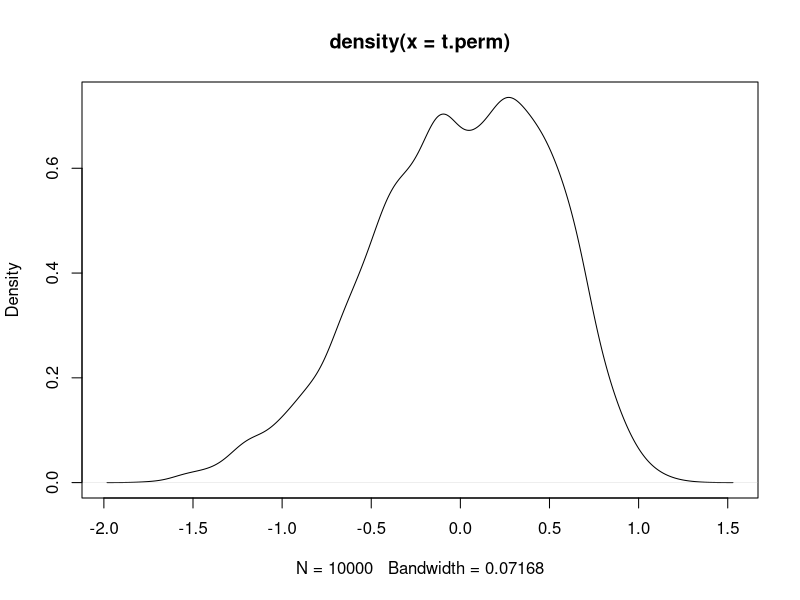
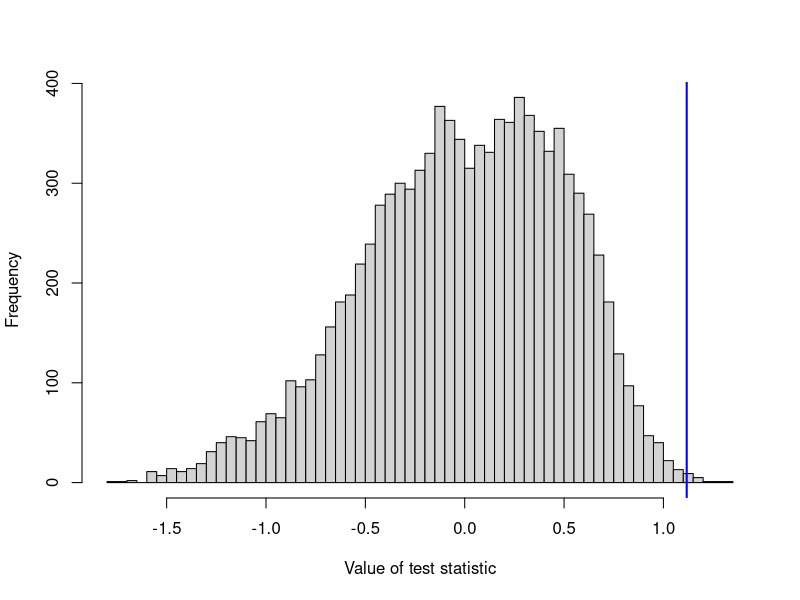

These figures' R source, in order:
# test=function(x1,x2,alt,K=1000) {
#     x = c(x1, x2)
#     ranghi = rank(x)
#     n1 = length(x1)
#     n2 = length(x2)
#     n = n1 + n2
#     t.ob = sum(ranghi[1:n1]) * 1/n1 - sum(ranghi[(n1+1):n]) * 1/n2
#     t.perm = vector(, K)
#     for (k in 1:K){
#       x.perm = sample(ranghi)
#       x1.perm = x.perm[1:n1]
#       x2.perm = x.perm[(n1 + 1):(n1 + n2)]
#       t.perm[k] = sum(x1.perm) * 1/n1 - sum(x2.perm) * 1/n2
#     }
#
#
#     plot(density(t.perm))
#     hist(t.perm, breaks = 100, main = "" , xlab = "Value of test statistic")
#     abline(v = t.ob, col = "blue", lwd = 2)
#
#
#     if (alt=="greater") pv.t=length(t.perm[t.perm>=t.ob])/K
#     if (alt=="less") pv.t=length(t.perm[t.perm<=t.ob])/K
#     if (alt=="two.sided") pv.t=length(abs(t.perm)[abs(t.perm)>=abs(t.ob)])/K
#     print(pv.t)
#
#     return(t.perm)
# }

test=function(x1,x2,alt,K=1000) {
  n1 = length(x1)
  n2 = length(x2)
  n = n1 + n2
  t.ob = sum(x1) * 1/n1 - sum(x2) * 1/n2
  t.perm = vector(, K)
  x = c(x1,x2)
  for (k in 1:K){
    x.perm = sample(x)
    x1.perm = x.perm[1:n1]
    x2.perm = x.perm[(n1 + 1):(n1 + n2)]
    t.perm[k] = sum(x1.perm) * 1/n1 - sum(x2.perm) * 1/n2
  }


  plot(density(t.perm))
  hist(t.perm, breaks = 50, main = "" , xlab = "Value of test statistic")
  abline(v = t.ob, col = "blue", lwd = 2)



  pv.l=length(t.perm[t.perm>=t.ob])/K
  pv.r=length(t.perm[t.perm<=t.ob])/K
  if (alt=="two.sided") pv.t=length(t.perm[abs(t.perm)>=abs(t.ob)])/K
  if (alt=="two.sided-2") pv.t=min(pv.l,pv.r)

  print(pv.t)

  return(t.perm)
}

set.seed(42)
x1 = rexp(25)
x2 = rexp(9) - 1

t.perm = test(x1,x2,"two.sided-2", 10000)

